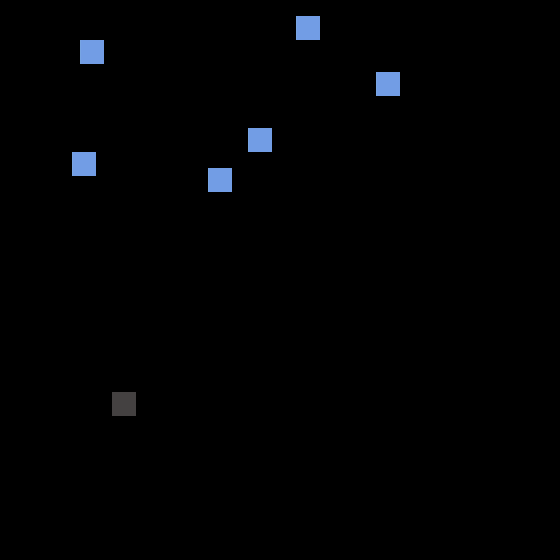

This is a level from a 2D game, rendered from its Tiled map with the project's own tilesets. A one-line summary and the map file follow, with tile-layer data summarised:
An orthogonal 70x70 tile map with 8x8 px tiles, 12 tile layers (rocks, player, challenge1, challenge2, ...).

<map version="1.10" tiledversion="1.10.1" orientation="orthogonal" renderorder="right-down" width="70" height="70" tilewidth="8" tileheight="8" infinite="0" nextlayerid="26" nextobjectid="1">
 <editorsettings>
  <export target="stage3.csv" format="csv" />
 </editorsettings>
 <tileset firstgid="1" source="../rules_sewers.tsx" />
 <layer id="14" name="rocks" width="70" height="70">
  <data>[4900 cells, 6 non-empty, 1 distinct tile ids]</data>
 </layer>
 <layer id="15" name="player" width="70" height="70">
  <data>[4900 cells, 1 non-empty, 1 distinct tile ids]</data>
 </layer>
 <layer id="16" name="challenge1" width="70" height="70">
  <data>[4900 cells, 1 non-empty, 1 distinct tile ids]</data>
 </layer>
 <layer id="17" name="challenge2" width="70" height="70">
  <data>[4900 cells, 1 non-empty, 1 distinct tile ids]</data>
 </layer>
 <layer id="18" name="challenge3" width="70" height="70">
  <data>[4900 cells, 1 non-empty, 1 distinct tile ids]</data>
 </layer>
 <layer id="19" name="challenge4" width="70" height="70">
  <data>[4900 cells, 1 non-empty, 1 distinct tile ids]</data>
 </layer>
 <layer id="20" name="challenge5" width="70" height="70">
  <data>[4900 cells, 1 non-empty, 1 distinct tile ids]</data>
 </layer>
 <layer id="21" name="enemy1" width="70" height="70">
  <data>[4900 cells, 2 non-empty, 1 distinct tile ids]</data>
 </layer>
 <layer id="22" name="enemy2" width="70" height="70">
  <data>[4900 cells, 4 non-empty, 1 distinct tile ids]</data>
 </layer>
 <layer id="23" name="enemy3" width="70" height="70">
  <data>[4900 cells, 1 non-empty, 1 distinct tile ids]</data>
 </layer>
 <layer id="24" name="enemy4" width="70" height="70">
  <data>[4900 cells, 3 non-empty, 1 distinct tile ids]</data>
 </layer>
 <layer id="25" name="enemy5" width="70" height="70">
  <data>[4900 cells, 1 non-empty, 1 distinct tile ids]</data>
 </layer>
</map>
